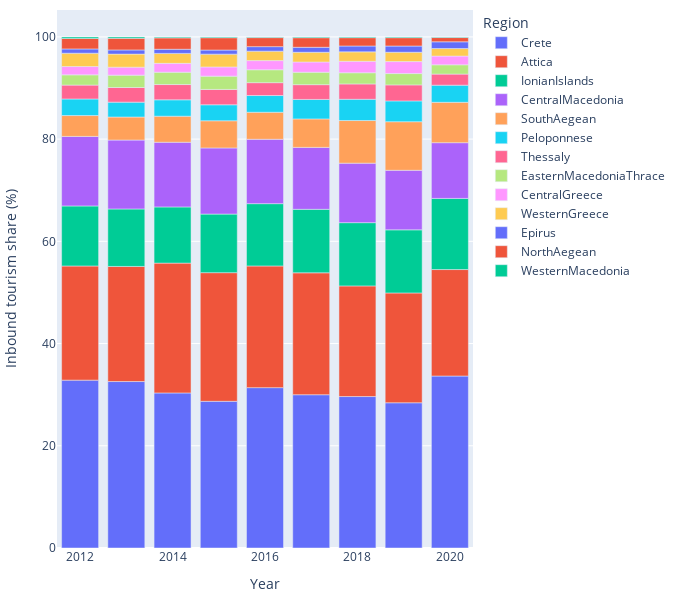

Here is the notebook cell this chart was saved with:
### Code cell
plot_share_of_inbound_tourism(data_regions,[2012,2020])

### Figure 1 — Plotly figure (JSON) as saved in the notebook; plotly's stock layout.template omitted (floating-point values rounded to 4 significant figures)
{"data": [{"alignmentgroup": "True", "hovertemplate": "variable=Crete<br>Year=%{x}<br>Inbound tourism share (%)=%{y}<extra></extra>", "legendgroup": "Crete", "marker": {"color": "#636efa", "pattern": {"shape": ""}}, "name": "Crete", "offsetgroup": "Crete", "orientation": "v", "showlegend": true, "textposition": "auto", "type": "bar", "x": [2012, 2013, 2014, 2015, 2016, 2017, 2018, 2019, 2020], "xaxis": "x", "y": [32.84, 32.57, 30.34, 28.7, 31.38, 29.99, 29.63, 28.41, 33.65], "yaxis": "y"}, {"alignmentgroup": "True", "hovertemplate": "variable=Attica<br>Year=%{x}<br>Inbound tourism share (%)=%{y}<extra></extra>", "legendgroup": "Attica", "marker": {"color": "#EF553B", "pattern": {"shape": ""}}, "name": "Attica", "offsetgroup": "Attica", "orientation": "v", "showlegend": true, "textposition": "auto", "type": "bar", "x": [2012, 2013, 2014, 2015, 2016, 2017, 2018, 2019, 2020], "xaxis": "x", "y": [22.34, 22.52, 25.41, 25.17, 23.81, 23.85, 21.65, 21.49, 20.83], "yaxis": "y"}, {"alignmentgroup": "True", "hovertemplate": "variable=IonianIslands<br>Year=%{x}<br>Inbound tourism share (%)=%{y}<extra></extra>", "legendgroup": "IonianIslands", "marker": {"color": "#00cc96", "pattern": {"shape": ""}}, "name": "IonianIslands", "offsetgroup": "IonianIslands", "orientation": "v", "showlegend": true, "textposition": "auto", "type": "bar", "x": [2012, 2013, 2014, 2015, 2016, 2017, 2018, 2019, 2020], "xaxis": "x", "y": [11.75, 11.25, 10.99, 11.46, 12.19, 12.42, 12.38, 12.35, 13.92], "yaxis": "y"}, {"alignmentgroup": "True", "hovertemplate": "variable=CentralMacedonia<br>Year=%{x}<br>Inbound tourism share (%)=%{y}<extra></extra>", "legendgroup": "CentralMacedonia", "marker": {"color": "#ab63fa", "pattern": {"shape": ""}}, "name": "CentralMacedonia", "offsetgroup": "CentralMacedonia", "orientation": "v", "showlegend": true, "textposition": "auto", "type": "bar", "x": [2012, 2013, 2014, 2015, 2016, 2017, 2018, 2019, 2020], "xaxis": "x", "y": [13.61, 13.48, 12.65, 12.94, 12.59, 12.12, 11.64, 11.65, 10.9], "yaxis": "y"}, {"alignmentgroup": "True", "hovertemplate": "variable=SouthAegean<br>Year=%{x}<br>Inbound tourism share (%)=%{y}<extra></extra>", "legendgroup": "SouthAegean", "marker": {"color": "#FFA15A", "pattern": {"shape": ""}}, "name": "SouthAegean", "offsetgroup": "SouthAegean", "orientation": "v", "showlegend": true, "textposition": "auto", "type": "bar", "x": [2012, 2013, 2014, 2015, 2016, 2017, 2018, 2019, 2020], "xaxis": "x", "y": [4.078, 4.505, 5.098, 5.312, 5.289, 5.57, 8.346, 9.505, 7.897], "yaxis": "y"}, {"alignmentgroup": "True", "hovertemplate": "variable=Peloponnese<br>Year=%{x}<br>Inbound tourism share (%)=%{y}<extra></extra>", "legendgroup": "Peloponnese", "marker": {"color": "#19d3f3", "pattern": {"shape": ""}}, "name": "Peloponnese", "offsetgroup": "Peloponnese", "orientation": "v", "showlegend": true, "textposition": "auto", "type": "bar", "x": [2012, 2013, 2014, 2015, 2016, 2017, 2018, 2019, 2020], "xaxis": "x", "y": [3.246, 2.917, 3.21, 3.132, 3.273, 3.814, 4.155, 4.071, 3.352], "yaxis": "y"}, {"alignmentgroup": "True", "hovertemplate": "variable=Thessaly<br>Year=%{x}<br>Inbound tourism share (%)=%{y}<extra></extra>", "legendgroup": "Thessaly", "marker": {"color": "#FF6692", "pattern": {"shape": ""}}, "name": "Thessaly", "offsetgroup": "Thessaly", "orientation": "v", "showlegend": true, "textposition": "auto", "type": "bar", "x": [2012, 2013, 2014, 2015, 2016, 2017, 2018, 2019, 2020], "xaxis": "x", "y": [2.709, 2.859, 2.985, 3.001, 2.516, 2.889, 3.004, 3.133, 2.164], "yaxis": "y"}, {"alignmentgroup": "True", "hovertemplate": "variable=EasternMacedoniaThrace<br>Year=%{x}<br>Inbound tourism share (%)=%{y}<extra></extra>", "legendgroup": "EasternMacedoniaThrace", "marker": {"color": "#B6E880", "pattern": {"shape": ""}}, "name": "EasternMacedoniaThrace", "offsetgroup": "EasternMacedoniaThrace", "orientation": "v", "showlegend": true, "textposition": "auto", "type": "bar", "x": [2012, 2013, 2014, 2015, 2016, 2017, 2018, 2019, 2020], "xaxis": "x", "y": [2.007, 2.42, 2.414, 2.604, 2.529, 2.433, 2.187, 2.215, 1.823], "yaxis": "y"}, {"alignmentgroup": "True", "hovertemplate": "variable=CentralGreece<br>Year=%{x}<br>Inbound tourism share (%)=%{y}<extra></extra>", "legendgroup": "CentralGreece", "marker": {"color": "#FF97FF", "pattern": {"shape": ""}}, "name": "CentralGreece", "offsetgroup": "CentralGreece", "orientation": "v", "showlegend": true, "textposition": "auto", "type": "bar", "x": [2012, 2013, 2014, 2015, 2016, 2017, 2018, 2019, 2020], "xaxis": "x", "y": [1.626, 1.56, 1.73, 1.796, 1.786, 2.003, 2.25, 2.346, 1.714], "yaxis": "y"}, {"alignmentgroup": "True", "hovertemplate": "variable=WesternGreece<br>Year=%{x}<br>Inbound tourism share (%)=%{y}<extra></extra>", "legendgroup": "WesternGreece", "marker": {"color": "#FECB52", "pattern": {"shape": ""}}, "name": "WesternGreece", "offsetgroup": "WesternGreece", "orientation": "v", "showlegend": true, "textposition": "auto", "type": "bar", "x": [2012, 2013, 2014, 2015, 2016, 2017, 2018, 2019, 2020], "xaxis": "x", "y": [2.609, 2.557, 1.948, 2.508, 1.851, 1.9, 1.838, 1.827, 1.467], "yaxis": "y"}, {"alignmentgroup": "True", "hovertemplate": "variable=Epirus<br>Year=%{x}<br>Inbound tourism share (%)=%{y}<extra></extra>", "legendgroup": "Epirus", "marker": {"color": "#636efa", "pattern": {"shape": ""}}, "name": "Epirus", "offsetgroup": "Epirus", "orientation": "v", "showlegend": true, "textposition": "auto", "type": "bar", "x": [2012, 2013, 2014, 2015, 2016, 2017, 2018, 2019, 2020], "xaxis": "x", "y": [0.8385, 0.8167, 0.8106, 0.7967, 0.8827, 0.9762, 1.147, 1.215, 1.319], "yaxis": "y"}, {"alignmentgroup": "True", "hovertemplate": "variable=NorthAegean<br>Year=%{x}<br>Inbound tourism share (%)=%{y}<extra></extra>", "legendgroup": "NorthAegean", "marker": {"color": "#EF553B", "pattern": {"shape": ""}}, "name": "NorthAegean", "offsetgroup": "NorthAegean", "orientation": "v", "showlegend": true, "textposition": "auto", "type": "bar", "x": [2012, 2013, 2014, 2015, 2016, 2017, 2018, 2019, 2020], "xaxis": "x", "y": [2.059, 2.272, 2.229, 2.417, 1.768, 1.879, 1.633, 1.637, 0.8305], "yaxis": "y"}, {"alignmentgroup": "True", "hovertemplate": "variable=WesternMacedonia<br>Year=%{x}<br>Inbound tourism share (%)=%{y}<extra></extra>", "legendgroup": "WesternMacedonia", "marker": {"color": "#00cc96", "pattern": {"shape": ""}}, "name": "WesternMacedonia", "offsetgroup": "WesternMacedonia", "orientation": "v", "showlegend": true, "textposition": "auto", "type": "bar", "x": [2012, 2013, 2014, 2015, 2016, 2017, 2018, 2019, 2020], "xaxis": "x", "y": [0.2949, 0.2765, 0.1894, 0.1569, 0.1365, 0.1529, 0.1462, 0.1491, 0.1293], "yaxis": "y"}], "layout": {"barmode": "relative", "font": {"size": 12}, "height": 600, "legend": {"title": {"text": "Region"}, "tracegroupgap": 0}, "margin": {"b": 10, "l": 10, "r": 10, "t": 10}, "width": 680, "xaxis": {"anchor": "y", "domain": [0, 1], "title": {"text": "Year"}}, "yaxis": {"anchor": "x", "domain": [0, 1], "title": {"text": "Inbound tourism share (%)"}}}}
